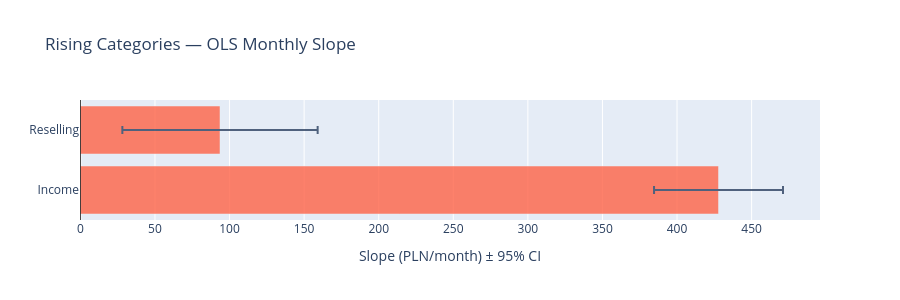

Notebook cell for this chart:
### Markdown cell above
## Step 4 — Rising categories: OLS slope with 95% CI

Bar chart of slope ± 95% CI for categories with `trend_class == "rising"`.
A positive slope means average monthly spend is increasing.

### Code cell
rising_cats = trend_summary[trend_summary["trend_class"] == "rising"].copy()

if rising_cats.empty:
    print("No rising categories detected.")
else:
    slopes = rising_cats["trend_slope"].values
    ci_lower = rising_cats["trend_ci_lower"].values if "trend_ci_lower" in rising_cats else slopes
    ci_upper = rising_cats["trend_ci_upper"].values if "trend_ci_upper" in rising_cats else slopes
    error_x_minus = (slopes - ci_lower).tolist()
    error_x_plus = (ci_upper - slopes).tolist()

    fig_rising = go.Figure(go.Bar(
        x=slopes,
        y=rising_cats.index.tolist(),
        orientation="h",
        error_x=dict(type="data", symmetric=False,
                     array=error_x_plus,
                     arrayminus=error_x_minus),
        marker_color="tomato",
        opacity=0.8,
    ))
    fig_rising.add_vline(x=0, line_color="black", line_width=0.8)
    fig_rising.update_layout(
        title="Rising Categories — OLS Monthly Slope",
        xaxis_title="Slope (PLN/month) ± 95% CI",
        height=max(300, len(rising_cats) * 50),
    )
    fig_rising.show()
    print(f"\n{len(rising_cats)} category(ies) flagged as rising.")

### Figure 1 — Plotly figure (JSON) as saved in the notebook; plotly's stock layout.template omitted (floating-point values rounded to 4 significant figures)
{"data": [{"error_x": {"array": [43.23, 65.46], "arrayminus": [43.23, 65.46], "symmetric": false, "type": "data"}, "marker": {"color": "tomato"}, "opacity": 0.8, "orientation": "h", "type": "bar", "x": [427.8, 93.6], "y": ["Income", "Reselling"]}], "layout": {"height": 300, "shapes": [{"line": {"color": "black", "width": 0.8}, "type": "line", "x0": 0, "x1": 0, "xref": "x", "y0": 0, "y1": 1, "yref": "y domain"}], "title": {"text": "Rising Categories — OLS Monthly Slope"}, "xaxis": {"title": {"text": "Slope (PLN/month) ± 95% CI"}}}}
